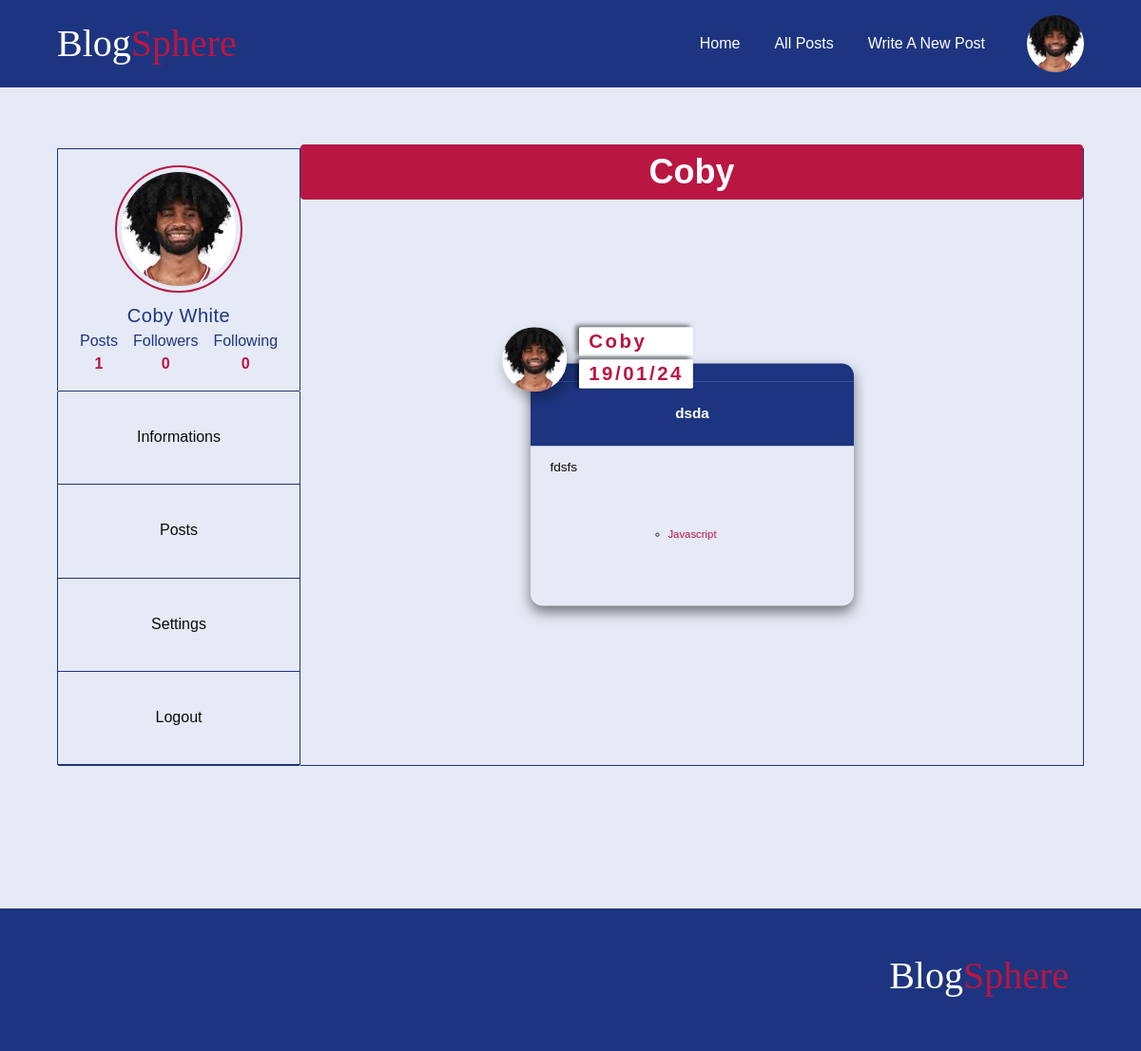
Before: /account/MyProfile/posts/ (signed in) with the older database file.
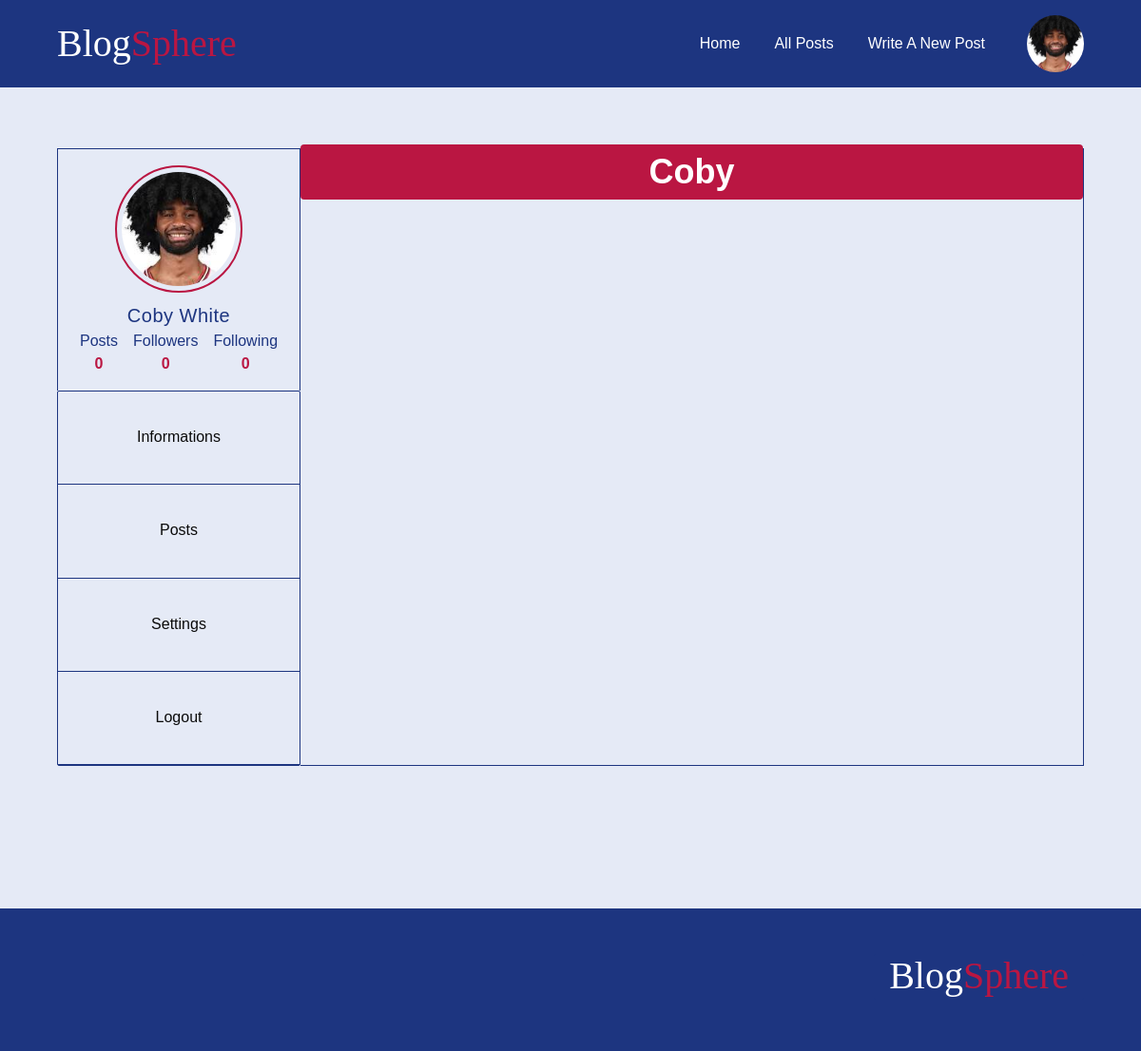
After: the same page with the newer database file.
### blog/models.py (models this page shows, shortened)
class Navigation(models.Model):
    text= models.CharField(max_length=100)
    destination= models.CharField(max_length=100)

class Post(models.Model):
    title = models.CharField(max_length=100)
    author = models.ForeignKey(User,  on_delete=models.CASCADE)
    body = RichTextUploadingField(blank=True, null=True)
    created_at = models.DateField(auto_now=True)
    tags = models.ManyToManyField(Tag)
    slug = models.SlugField(unique=True, editable= False, blank= True, db_index=True, default='')
    comments = models.ManyToManyField('Comment', blank=True)
    class Meta:
        ordering = ['-created_at']

class Tag(models.Model):
    name = models.CharField(max_length=100)
    def __str__(self):
        return f'{self.name}'

### accounts/models.py (models this page shows, shortened)
class Profile(models.Model):
    MALE = 'M'
    FEMALE = 'F'
    OTHER = 'O'
    GENDER_CHOICES = [
        (MALE, 'Male'),
        (FEMALE, 'Female'),
        (OTHER, 'Other'),
    ]
    user = models.OneToOneField(User, on_delete=models.CASCADE)
    bio = models.TextField(blank=True,null=True,  max_length = 400)
    profile_pic = models.ImageField( blank=True, null=True)
    gender = models.CharField(null=True, blank= True,  max_length=1,choices=GENDER_CHOICES, default= MALE)
    birthday = models.DateField(null=True, blank = True, default=default_date)
    job = models.CharField(blank=True, null=True,  max_length = 400)
    first_name = models.CharField(null=True, blank=True, max_length=100)
    last_name = models.CharField(null=True, blank=True, max_length=100)
    email = models.EmailField(null=True, blank=True,  max_length=254)
    full_name = models.CharField(null=True, max_length = 200, blank= True)
    country = models.CharField(null=True, blank=True, max_length=100)
    city = models.CharField(null=True, blank=True, max_length=100)
    following = models.ManyToManyField('self',symmetrical=False, blank=True)
    followers = models.ManyToManyField("self", related_name="followed_by", symmetrical=False, blank=True)
    comments = models.ManyToManyField(Comment,related_name='user_comments', blank=True)
    def __str__(self):
        return f"{self.user.username}"

### accounts/views.py (the view)
# urls.py: path('MyProfile/posts/', views.myPosts, name='my-posts'),
def myPosts(request):
    my_posts = Post.objects.filter(author=request.user)
    user_profile = Profile.objects.get(user=request.user)
    context ={
        'my_posts': my_posts,
         'user_profile': user_profile,
     }
    return render(request, 'account/components/myProfile/posts.html', context)

### blog/context_processors.py (called while the page is built)
def render_Nav_processor(request):
  if request.user.is_authenticated:
    navigation_links = Navigation.objects.exclude(destination = 'login')
  else:
    navigation_links = Navigation.objects.exclude(destination = 'logout')
  return  {
        'nav_links': navigation_links
    }

### accounts/templates/account/components/myProfile/posts.html (shortened to what this page needs)
{% extends "account/myProfile.html" %}
{% load static %}
{% block style %}
<link rel="stylesheet" href="{% static 'article.css' %}">
<link rel="stylesheet" href="{% static 'myProfile.css'%}">
{% endblock style %}
{% block myProfile-content %}
<h1 class="tab-heading"> {{user_profile}} </h1>
<ul class="blogs my-posts">
{% for post in my_posts %}
{% include "components/article.html" %}
{% endfor %}
</ul>
{% endblock myProfile-content %}

### accounts/templates/account/myProfile.html (shortened to what this page needs)
{% extends "layout.html" %}
{% load static %}
{% block content %}
<section class="user-profile">
   <div class="user-settings">
<div class="user-image-container">
{% if user_profile.profile_pic  %}
<img class="user-image myprofile-pic " src="{{user_profile.profile_pic.url}}" alt="User's profile picture">
{% else %}
<img class="no-picture myprofile-pic" src="{% static 'images/no-profile-picture.svg' %}" alt="">
{% endif %}
{% if user_profile.first_name and user_profile.last_name %}
<span class="user-fullname">
   {{user_profile.first_name}} {{user_profile.last_name}}
  </span>
   {% else %}
   <span class="user-fullname">
   {{request.user}}
   </span>
      {% endif %}
<div>
  <div role="table" class="table">
    <div role="row" class="col">
        <div role="columnheader" class="th">Posts</div>
        <div  role="cell" class="td">{{ user_profile.user.post_set.all.count }}</div>
    </div>
    <div role="row" class="col">
        <div role="columnheader" class="th">Followers</div>
        <div  role="cell" class="td">{{ user_profile.followers.count }}</div>
    </div>
    <div role="col" class="col">
        <div role="columnheader" class="th">Following</div>
        <div  role="cell" class="td">{{user_profile.following.count}}</div>
    </div>
   </div>
  </div>
</div>
 <ul class="settings-list">
  <li><a  href="{% url 'my-informations' %}">Informations</a></li>
   <li><a  href="{% url 'my-posts' %}">Posts</a></li>
   <li><a  href="">Settings</a></li>
   <li><a  href="">Logout</a></li>
 </ul>
</div>
<section class="user-information">
    {% block myProfile-content %}
      {% endblock myProfile-content %}
    </section>
</section>
{% endblock content %}

### templates/components/header.html (shortened to what this page needs)
{% load static%}
{% block style %}
<link rel="stylesheet" href="{% static "header.css"%}">
<link rel="stylesheet" href="{% static "article.css"%}">
{% endblock  %}
<header class="nav-header" >
    <div class="container header">
      <div>
       <span class="logo">Blog<span class="brand-accent">Sphere
    </div><nav >
    <ul class="nav">
     {% for link in nav_links %}
       <li>
        <a href="{% url link.destination %}">{{ link.text | title }}</a>
       </li>
       {% endfor %}
       {% if request.user.profile %}
       <button id="profile-pic" >
        {% if request.user.profile.profile_pic %}
        <img class="profile-picture header-picture" src="{{ request.user.profile.profile_pic.url }}" alt="Profile Picture">
     {% endif %}
    </button>{% endif %}
    </ul>
</nav>
</div>
</header>

### templates/components/article.html (shortened to what this page needs)
{% load static %}
<li class="post ">
    <header class="author">
        {% if post.author != request.user %}
         <a href="{% url 'user-profile' username=post.author tab='informations' %}">
            {% else %}
            <a href="{% url 'my-informations' %}">
       {% endif %}
       {% if post.author.profile.profile_pic %}
       <img class="profile-picture" src="{{ post.author.profile.profile_pic.url }}" alt="Profile Picture">
{% else %}
            <img class="no-picture" src="{% static 'images/no-profile-picture.svg' %}" alt="">
            {% endif%}
        </a>
            <div class="author-post__details">
                {% if post.author == request.user  %}
                <a href="{% url 'my-informations' %}">
                    <span class="author-post__details-name">{{post.author.username}}</span> </a>{% endif %}
                    <span class="author-post__details-date">{{post.created_at|date:"d/m/y"}}</span></div>
                </header>
                <a href="{% url 'post' post.slug %}">
        <div class="title-container">
            <h3 class="post-title">{{ post.title }}</h3>
        </div>
        <div class="content">
            <p class="post-content">
                {{ post.body|slice:":175"|safe }}
            </p>
        </a>
            <div class="row">
                <ul class="tags">
                    {% for tag in post.tags.all %}
                        <li><a href="{% url 'posts'%}?tag={{tag}}" class="tag"> {{tag}}</a></li>
                    {% endfor %}
                </ul>
            </div>
    </li>

Changed rows visible on the page:
removed Post: author.profile.profile_pic (picture), author.username "Coby", created_at "19/01/24", title "dsda", body "fdsfs"
no longer on this page (row unchanged): Tag: name "Javascript"
changed Profile "Coby": user.post_set.all.count "1" → "0"
